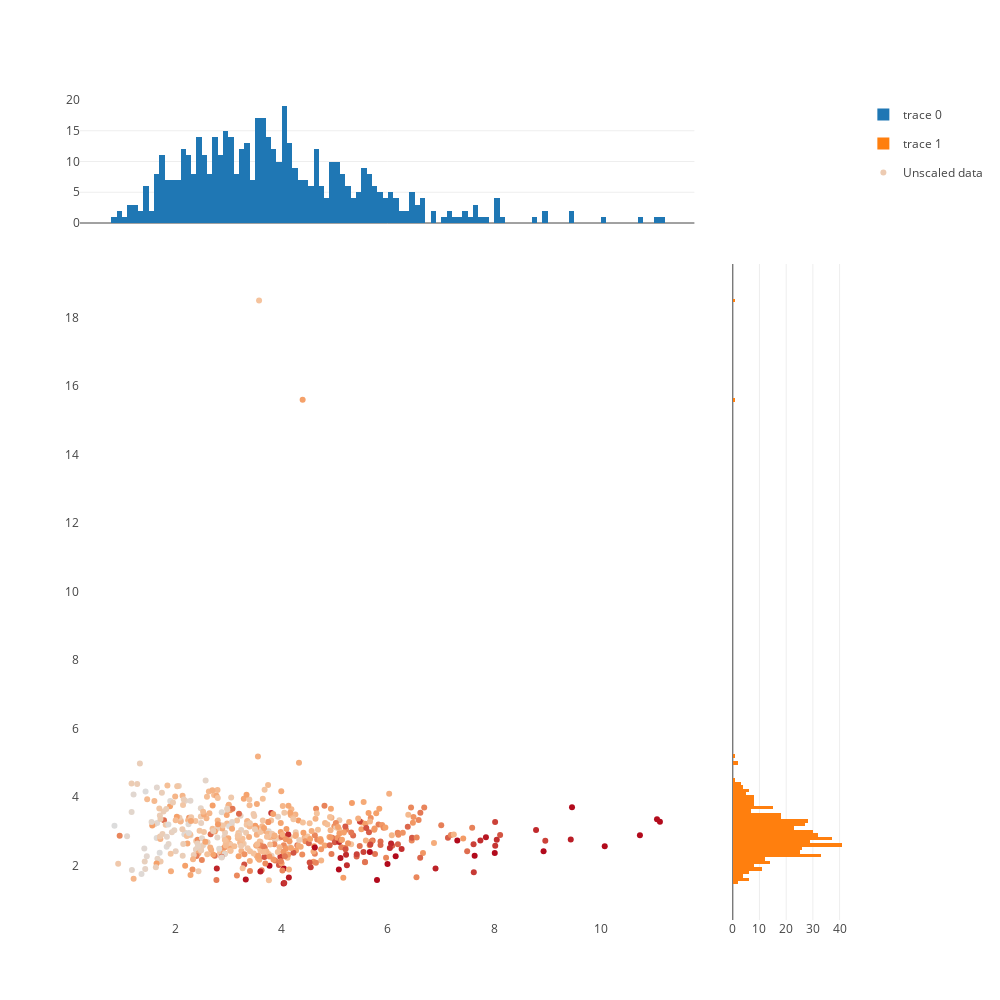

The cell this chart's notebook holds for it:
### Code cell
import plotly
import plotly.graph_objs as go
import plotly.figure_factory as ff
import numpy as np
from sklearn.preprocessing import *
from sklearn.datasets import fetch_california_housing
dataset = fetch_california_housing()
X_full, y_full = dataset.data, dataset.target

sub_samples = np.random.choice(np.arange(X_full.shape[0]),size=500)
X = X_full[:, [0, 5]][sub_samples]

distributions = dict([
    ('Unscaled data', X),
    ('Data after standard scaling',
        StandardScaler().fit_transform(X)),
    ('Data after min-max scaling',
        MinMaxScaler().fit_transform(X)),
    ('Data after max-abs scaling',
        MaxAbsScaler().fit_transform(X)),
    ('Data after robust scaling',
        RobustScaler(quantile_range=(25, 75)).fit_transform(X)),
    ('Data after power transformation (Yeo-Johnson)',
     PowerTransformer(method='yeo-johnson').fit_transform(X)),
    ('Data after power transformation (Box-Cox)',
     PowerTransformer(method='box-cox').fit_transform(X)),
    ('Data after quantile transformation (gaussian pdf)',
        QuantileTransformer(output_distribution='normal')
        .fit_transform(X)),
    ('Data after quantile transformation (uniform pdf)',
        QuantileTransformer(output_distribution='uniform')
        .fit_transform(X)),
    ('Data after sample-wise L2 normalizing',
        Normalizer().fit_transform(X)),
])

y = minmax_scale(y_full)[sub_samples]
# scale the output between 0 and 1 for the colorbar

# 
fig = plotly.tools.make_subplots(rows=2,cols=2,specs=[[{},None],[{},{}]],shared_xaxes=True,shared_yaxes=True)
#This is the format of your plot grid:
#[ (1,1) x1,y1 ]      (empty)    
#[ (2,1) x2,y2 ]  [ (2,2) x3,y3 ]
# 初始化了一个如上的一个figure布局，以便进行绘图

traces = []
for scaler,scaled_X in list(distributions.items())[:1]:
# 只画第一个的话，如下
    trace1 = go.Histogram(x=scaled_X[:,0],nbinsx=200)
    trace2 = go.Histogram(y=scaled_X[:,1],nbinsy=200)
    trace3 = go.Scatter(x=scaled_X[:,0],y=scaled_X[:,1],mode='markers',marker=dict(color=y),name=scaler,legendgroup=scaler)
    fig.append_trace(trace1,1,1)
    fig.append_trace(trace2,2,2)
    fig.append_trace(trace3,2,1)

fig.layout.xaxis1.domain = [0,0.8]
fig.layout.xaxis2.domain = [0.85,1.0]
fig.layout.yaxis1.domain = [0.85,1.0]
fig.layout.yaxis2.domain = [0,0.8]
fig.layout.width = 1000
fig.layout.height = 1000
plotly.offline.iplot(fig)

### Figure 1 — Plotly figure (JSON) as saved in the notebook; plotly's stock layout.template omitted (floating-point values rounded to 4 significant figures; data arrays with more than 128 entries replaced by an {"elided": "..."} marker saying what was removed)
{"data": [{"nbinsx": 200, "type": "histogram", "uid": "2bf8c722-2623-11e9-a12f-dca26680e080", "x": {"elided": "500 float values"}, "xaxis": "x", "yaxis": "y"}, {"nbinsy": 200, "type": "histogram", "uid": "2bf9151e-2623-11e9-bff4-dca26680e080", "xaxis": "x2", "y": {"elided": "500 float values"}, "yaxis": "y2"}, {"legendgroup": "Unscaled data", "marker": {"color": {"elided": "500 float values"}}, "mode": "markers", "name": "Unscaled data", "type": "scatter", "uid": "2bf98a5e-2623-11e9-b9dc-dca26680e080", "x": {"elided": "500 float values"}, "xaxis": "x", "y": {"elided": "500 float values"}, "yaxis": "y2"}], "layout": {"height": 1000, "width": 1000, "xaxis": {"anchor": "y2", "autorange": true, "domain": [0, 0.8], "range": [0.21, 11.76], "type": "linear"}, "xaxis2": {"anchor": "free", "autorange": true, "domain": [0.85, 1], "position": 0, "range": [0, 43.16]}, "yaxis": {"anchor": "free", "autorange": true, "domain": [0.85, 1], "position": 0, "range": [0, 20]}, "yaxis2": {"anchor": "x", "autorange": true, "domain": [0, 0.8], "range": [0.4131, 19.57], "type": "linear"}}}
